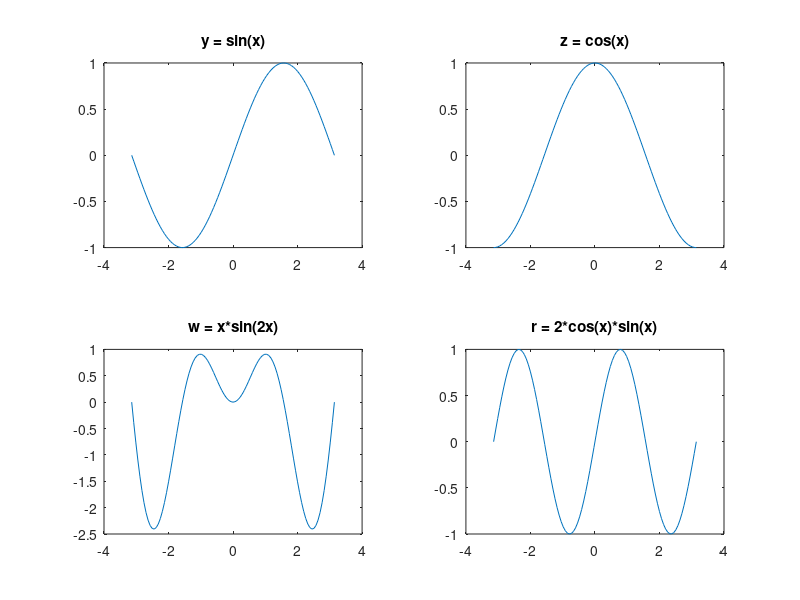

Recreate this plot in MATLAB.
x = linspace(-pi, pi, 100);

y = sin(x);
z = cos(x);
w = x .* sin(2*x);
r = 2*cos(x).*sin(x);

figure;

subplot(2, 2, 1);
plot(x, y);
title('y = sin(x)');

subplot(2, 2, 2);
plot(x, z);
title('z = cos(x)');

subplot(2, 2, 3);
plot(x, w);
title('w = x*sin(2x)');

subplot(2, 2, 4);
plot(x, r);
title('r = 2*cos(x)*sin(x)');
